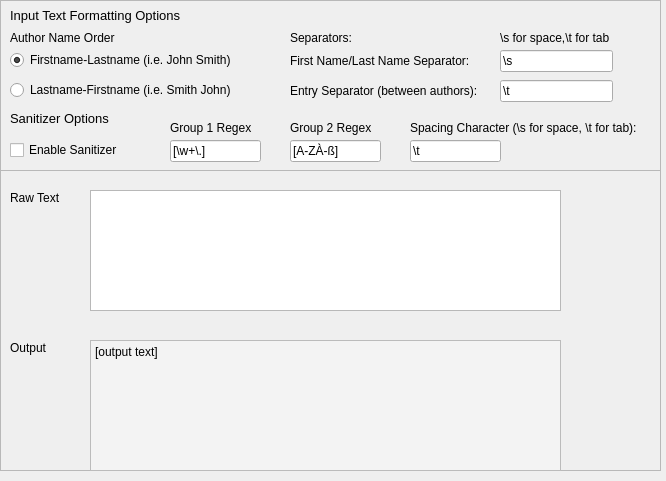
<?xml version="1.0" encoding="UTF-8"?>
<ui version="4.0">
 <class>AuthorDialog</class>
 <widget class="QDialog" name="AuthorDialog">
  <property name="geometry">
   <rect>
    <x>0</x>
    <y>0</y>
    <width>666</width>
    <height>481</height>
   </rect>
  </property>
  <property name="windowTitle">
   <string>Dialog</string>
  </property>
  <property name="modal">
   <bool>false</bool>
  </property>
  <widget class="QFrame" name="OptionsFrame">
   <property name="geometry">
    <rect>
     <x>0</x>
     <y>0</y>
     <width>661</width>
     <height>171</height>
    </rect>
   </property>
   <property name="autoFillBackground">
    <bool>false</bool>
   </property>
   <property name="frameShape">
    <enum>QFrame::StyledPanel</enum>
   </property>
   <property name="frameShadow">
    <enum>QFrame::Raised</enum>
   </property>
   <widget class="QLabel" name="DisplayLabelFormatOptions">
    <property name="geometry">
     <rect>
      <x>10</x>
      <y>0</y>
      <width>241</width>
      <height>31</height>
     </rect>
    </property>
    <property name="font">
     <font>
      <pointsize>10</pointsize>
     </font>
    </property>
    <property name="text">
     <string>Input Text Formatting Options</string>
    </property>
    <property name="scaledContents">
     <bool>true</bool>
    </property>
   </widget>
   <widget class="QRadioButton" name="FnLn">
    <property name="geometry">
     <rect>
      <x>10</x>
      <y>50</y>
      <width>251</width>
      <height>20</height>
     </rect>
    </property>
    <property name="text">
     <string>Firstname-Lastname (i.e. John Smith)</string>
    </property>
    <property name="checked">
     <bool>true</bool>
    </property>
   </widget>
   <widget class="QLabel" name="DisplayLableAuthorNameOrder">
    <property name="geometry">
     <rect>
      <x>10</x>
      <y>30</y>
      <width>141</width>
      <height>16</height>
     </rect>
    </property>
    <property name="font">
     <font>
      <pointsize>9</pointsize>
     </font>
    </property>
    <property name="text">
     <string>Author Name Order</string>
    </property>
   </widget>
   <widget class="QRadioButton" name="LnFn">
    <property name="geometry">
     <rect>
      <x>10</x>
      <y>80</y>
      <width>251</width>
      <height>20</height>
     </rect>
    </property>
    <property name="text">
     <string>Lastname-Firstname (i.e. Smith John)</string>
    </property>
   </widget>
   <widget class="QLabel" name="DisplayLabelSeparatorsSection">
    <property name="geometry">
     <rect>
      <x>290</x>
      <y>30</y>
      <width>121</width>
      <height>16</height>
     </rect>
    </property>
    <property name="font">
     <font>
      <pointsize>9</pointsize>
     </font>
    </property>
    <property name="text">
     <string>Separators:</string>
    </property>
   </widget>
   <widget class="QLabel" name="DisplayLabelFnLnSeparator">
    <property name="geometry">
     <rect>
      <x>290</x>
      <y>50</y>
      <width>211</width>
      <height>21</height>
     </rect>
    </property>
    <property name="text">
     <string>First Name/Last Name Separator:</string>
    </property>
   </widget>
   <widget class="QLabel" name="DisplayLabelEntrySeparator">
    <property name="geometry">
     <rect>
      <x>290</x>
      <y>80</y>
      <width>211</width>
      <height>21</height>
     </rect>
    </property>
    <property name="text">
     <string>Entry Separator (between authors):</string>
    </property>
   </widget>
   <widget class="QLineEdit" name="FnLnSeparator">
    <property name="geometry">
     <rect>
      <x>500</x>
      <y>50</y>
      <width>113</width>
      <height>22</height>
     </rect>
    </property>
    <property name="text">
     <string>\s</string>
    </property>
   </widget>
   <widget class="QLineEdit" name="EntrySeparator">
    <property name="geometry">
     <rect>
      <x>500</x>
      <y>80</y>
      <width>113</width>
      <height>22</height>
     </rect>
    </property>
    <property name="text">
     <string>\t</string>
    </property>
   </widget>
   <widget class="QLabel" name="DisplayLabelSanitizerOptions">
    <property name="geometry">
     <rect>
      <x>10</x>
      <y>110</y>
      <width>111</width>
      <height>16</height>
     </rect>
    </property>
    <property name="font">
     <font>
      <pointsize>10</pointsize>
     </font>
    </property>
    <property name="text">
     <string>Sanitizer Options</string>
    </property>
   </widget>
   <widget class="QCheckBox" name="EnableSanitizer">
    <property name="geometry">
     <rect>
      <x>10</x>
      <y>140</y>
      <width>131</width>
      <height>20</height>
     </rect>
    </property>
    <property name="text">
     <string>Enable Sanitizer</string>
    </property>
   </widget>
   <widget class="QLabel" name="DisplayLabelG1Regex">
    <property name="geometry">
     <rect>
      <x>170</x>
      <y>120</y>
      <width>101</width>
      <height>16</height>
     </rect>
    </property>
    <property name="text">
     <string>Group 1 Regex</string>
    </property>
   </widget>
   <widget class="QLabel" name="DisplayLabelG2Regex">
    <property name="geometry">
     <rect>
      <x>290</x>
      <y>120</y>
      <width>101</width>
      <height>16</height>
     </rect>
    </property>
    <property name="text">
     <string>Group 2 Regex</string>
    </property>
   </widget>
   <widget class="QLineEdit" name="G1Regex">
    <property name="geometry">
     <rect>
      <x>170</x>
      <y>140</y>
      <width>91</width>
      <height>22</height>
     </rect>
    </property>
    <property name="text">
     <string>[\w+\.]</string>
    </property>
   </widget>
   <widget class="QLineEdit" name="G2Regex">
    <property name="geometry">
     <rect>
      <x>290</x>
      <y>140</y>
      <width>91</width>
      <height>22</height>
     </rect>
    </property>
    <property name="text">
     <string>[A-ZÀ-ß]</string>
    </property>
   </widget>
   <widget class="QLabel" name="DisplayLabelSpacingCharacter">
    <property name="geometry">
     <rect>
      <x>410</x>
      <y>120</y>
      <width>241</width>
      <height>16</height>
     </rect>
    </property>
    <property name="text">
     <string>Spacing Character (\s for space, \t for tab):</string>
    </property>
   </widget>
   <widget class="QLineEdit" name="SpacingChar">
    <property name="geometry">
     <rect>
      <x>410</x>
      <y>140</y>
      <width>91</width>
      <height>22</height>
     </rect>
    </property>
    <property name="text">
     <string>\t</string>
    </property>
   </widget>
   <widget class="QLabel" name="label">
    <property name="geometry">
     <rect>
      <x>500</x>
      <y>30</y>
      <width>141</width>
      <height>16</height>
     </rect>
    </property>
    <property name="text">
     <string>\s for space,\t for tab</string>
    </property>
   </widget>
  </widget>
  <widget class="QFrame" name="EditFrame">
   <property name="geometry">
    <rect>
     <x>0</x>
     <y>170</y>
     <width>661</width>
     <height>301</height>
    </rect>
   </property>
   <property name="frameShape">
    <enum>QFrame::StyledPanel</enum>
   </property>
   <property name="frameShadow">
    <enum>QFrame::Raised</enum>
   </property>
   <widget class="QLabel" name="DisplayLabelRawText">
    <property name="geometry">
     <rect>
      <x>10</x>
      <y>20</y>
      <width>71</width>
      <height>16</height>
     </rect>
    </property>
    <property name="font">
     <font>
      <pointsize>9</pointsize>
     </font>
    </property>
    <property name="text">
     <string>Raw Text</string>
    </property>
   </widget>
   <widget class="QPlainTextEdit" name="SourceText">
    <property name="geometry">
     <rect>
      <x>90</x>
      <y>20</y>
      <width>471</width>
      <height>121</height>
     </rect>
    </property>
   </widget>
   <widget class="QPlainTextEdit" name="OutputText">
    <property name="enabled">
     <bool>true</bool>
    </property>
    <property name="geometry">
     <rect>
      <x>90</x>
      <y>170</y>
      <width>471</width>
      <height>131</height>
     </rect>
    </property>
    <property name="styleSheet">
     <string notr="true">background-color: rgb(243, 243, 243);</string>
    </property>
    <property name="readOnly">
     <bool>true</bool>
    </property>
    <property name="plainText">
     <string>[output text]</string>
    </property>
   </widget>
   <widget class="QLabel" name="DisplayLabelOutput">
    <property name="geometry">
     <rect>
      <x>10</x>
      <y>170</y>
      <width>71</width>
      <height>16</height>
     </rect>
    </property>
    <property name="font">
     <font>
      <pointsize>9</pointsize>
     </font>
    </property>
    <property name="text">
     <string>Output</string>
    </property>
   </widget>
  </widget>
 </widget>
 <resources/>
 <connections/>
</ui>
